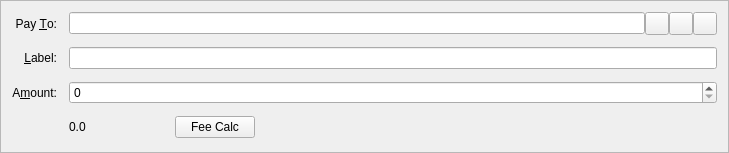
<?xml version="1.0" encoding="UTF-8"?>
<ui version="4.0">
 <class>SendCoinsEntry</class>
 <widget class="QFrame" name="SendCoinsEntry">
  <property name="geometry">
   <rect>
    <x>0</x>
    <y>0</y>
    <width>729</width>
    <height>153</height>
   </rect>
  </property>
  <property name="windowTitle">
   <string>Form</string>
  </property>
  <property name="frameShape">
   <enum>QFrame::StyledPanel</enum>
  </property>
  <property name="frameShadow">
   <enum>QFrame::Sunken</enum>
  </property>
  <layout class="QGridLayout" name="gridLayout">
   <property name="spacing">
    <number>12</number>
   </property>
   <item row="3" column="1">
    <layout class="QHBoxLayout" name="payToLayout">
     <property name="spacing">
      <number>0</number>
     </property>
     <item>
      <widget class="QValidatedLineEdit" name="payTo">
       <property name="toolTip">
        <string>The address to send the payment to  (e.g. 1NS17iag9jJgTHD1VXjvLCEnZuQ3rJDE9L)</string>
       </property>
       <property name="maxLength">
        <number>34</number>
       </property>
      </widget>
     </item>
     <item>
      <widget class="QToolButton" name="addressBookButton">
       <property name="toolTip">
        <string>Choose address from address book</string>
       </property>
       <property name="text">
        <string/>
       </property>
       <property name="icon">
        <iconset resource="../bitcoin.qrc">
         <normaloff>:/icons/address-book</normaloff>:/icons/address-book</iconset>
       </property>
       <property name="shortcut">
        <string>Alt+A</string>
       </property>
      </widget>
     </item>
     <item>
      <widget class="QToolButton" name="pasteButton">
       <property name="toolTip">
        <string>Paste address from clipboard</string>
       </property>
       <property name="text">
        <string/>
       </property>
       <property name="icon">
        <iconset resource="../bitcoin.qrc">
         <normaloff>:/icons/editpaste</normaloff>:/icons/editpaste</iconset>
       </property>
       <property name="shortcut">
        <string>Alt+P</string>
       </property>
      </widget>
     </item>
     <item>
      <widget class="QToolButton" name="deleteButton">
       <property name="toolTip">
        <string>Remove this recipient</string>
       </property>
       <property name="text">
        <string/>
       </property>
       <property name="icon">
        <iconset resource="../bitcoin.qrc">
         <normaloff>:/icons/remove</normaloff>:/icons/remove</iconset>
       </property>
      </widget>
     </item>
    </layout>
   </item>
   <item row="5" column="0">
    <widget class="QLabel" name="label">
     <property name="text">
      <string>A&amp;mount:</string>
     </property>
     <property name="alignment">
      <set>Qt::AlignRight|Qt::AlignTrailing|Qt::AlignVCenter</set>
     </property>
     <property name="buddy">
      <cstring>payAmount</cstring>
     </property>
    </widget>
   </item>
   <item row="3" column="0">
    <widget class="QLabel" name="label_2">
     <property name="text">
      <string>Pay &amp;To:</string>
     </property>
     <property name="alignment">
      <set>Qt::AlignRight|Qt::AlignTrailing|Qt::AlignVCenter</set>
     </property>
     <property name="buddy">
      <cstring>payTo</cstring>
     </property>
    </widget>
   </item>
   <item row="4" column="1">
    <layout class="QHBoxLayout" name="horizontalLayout_2">
     <property name="spacing">
      <number>0</number>
     </property>
     <item>
      <widget class="QValidatedLineEdit" name="addAsLabel">
       <property name="enabled">
        <bool>true</bool>
       </property>
       <property name="toolTip">
        <string>Enter a label for this address to add it to your address book</string>
       </property>
      </widget>
     </item>
    </layout>
   </item>
   <item row="4" column="0">
    <widget class="QLabel" name="label_4">
     <property name="text">
      <string>&amp;Label:</string>
     </property>
     <property name="alignment">
      <set>Qt::AlignRight|Qt::AlignTrailing|Qt::AlignVCenter</set>
     </property>
     <property name="buddy">
      <cstring>addAsLabel</cstring>
     </property>
    </widget>
   </item>
   <item row="5" column="1">
    <widget class="BitcoinAmountField" name="payAmount"/>
   </item>
   <item row="7" column="1">
    <layout class="QHBoxLayout" name="horizontalLayout">
     <property name="spacing">
      <number>6</number>
     </property>
     <item>
      <widget class="QLabel" name="fee_calc">
       <property name="minimumSize">
        <size>
         <width>100</width>
         <height>0</height>
        </size>
       </property>
       <property name="maximumSize">
        <size>
         <width>300</width>
         <height>16777215</height>
        </size>
       </property>
       <property name="text">
        <string>0.0</string>
       </property>
      </widget>
     </item>
     <item>
      <widget class="QPushButton" name="pushButton_feeCalc">
       <property name="maximumSize">
        <size>
         <width>100</width>
         <height>16777215</height>
        </size>
       </property>
       <property name="text">
        <string>Fee Calc</string>
       </property>
      </widget>
     </item>
     <item>
      <spacer name="horizontalSpacer">
       <property name="orientation">
        <enum>Qt::Horizontal</enum>
       </property>
       <property name="sizeHint" stdset="0">
        <size>
         <width>40</width>
         <height>20</height>
        </size>
       </property>
      </spacer>
     </item>
    </layout>
   </item>
  </layout>
 </widget>
 <customwidgets>
  <customwidget>
   <class>BitcoinAmountField</class>
   <extends>QSpinBox</extends>
   <header>bitcoinamountfield.h</header>
   <container>1</container>
  </customwidget>
  <customwidget>
   <class>QValidatedLineEdit</class>
   <extends>QLineEdit</extends>
   <header>qvalidatedlineedit.h</header>
  </customwidget>
 </customwidgets>
 <resources>
  <include location="../bitcoin.qrc"/>
 </resources>
 <connections/>
</ui>
